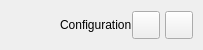
           <widget class="QFrame" name="content_top_bg">
            <property name="minimumSize">
             <size>
              <width>0</width>
              <height>50</height>
             </size>
            </property>
            <property name="maximumSize">
             <size>
              <width>16777215</width>
              <height>50</height>
             </size>
            </property>
            <property name="frameShape">
             <enum>QFrame::NoFrame</enum>
            </property>
            <property name="frameShadow">
             <enum>QFrame::Raised</enum>
            </property>
            <layout class="QHBoxLayout" name="horizontalLayout">
             <property name="spacing">
              <number>0</number>
             </property>
             <property name="leftMargin">
              <number>0</number>
             </property>
             <property name="topMargin">
              <number>0</number>
             </property>
             <property name="rightMargin">
              <number>10</number>
             </property>
             <property name="bottomMargin">
              <number>0</number>
             </property>
             <item>
              <widget class="QFrame" name="left_box">
               <property name="sizePolicy">
                <sizepolicy hsizetype="Expanding" vsizetype="Preferred">
                 <horstretch>0</horstretch>
                 <verstretch>0</verstretch>
                </sizepolicy>
               </property>
               <property name="frameShape">
                <enum>QFrame::NoFrame</enum>
               </property>
               <property name="frameShadow">
                <enum>QFrame::Raised</enum>
               </property>
               <layout class="QHBoxLayout" name="horizontalLayout_3">
                <property name="spacing">
                 <number>0</number>
                </property>
                <property name="leftMargin">
                 <number>0</number>
                </property>
                <property name="topMargin">
                 <number>0</number>
                </property>
                <property name="rightMargin">
                 <number>0</number>
                </property>
                <property name="bottomMargin">
                 <number>0</number>
                </property>
                <item>
                 <widget class="QFrame" name="logo_container">
                  <property name="minimumSize">
                   <size>
                    <width>60</width>
                    <height>0</height>
                   </size>
                  </property>
                  <property name="maximumSize">
                   <size>
                    <width>60</width>
                    <height>16777215</height>
                   </size>
                  </property>
                  <layout class="QHBoxLayout" name="horizontalLayout_8">
                   <property name="leftMargin">
                    <number>0</number>
                   </property>
                   <property name="topMargin">
                    <number>0</number>
                   </property>
                   <property name="rightMargin">
                    <number>0</number>
                   </property>
                   <property name="bottomMargin">
                    <number>0</number>
                   </property>
                   <item>
                    <widget class="QLabel" name="top_logo">
                     <property name="minimumSize">
                      <size>
                       <width>42</width>
                       <height>42</height>
                      </size>
                     </property>
                     <property name="maximumSize">
                      <size>
                       <width>42</width>
                       <height>42</height>
                      </size>
                     </property>
                     <property name="text">
                      <string/>
                     </property>
                     <property name="pixmap">
                      <pixmap>../images/logo-42x42.png</pixmap>
                     </property>
                    </widget>
                   </item>
                  </layout>
                 </widget>
                </item>
                <item>
                 <widget class="QLabel" name="title_right_info">
                  <property name="sizePolicy">
                   <sizepolicy hsizetype="Preferred" vsizetype="Expanding">
                    <horstretch>0</horstretch>
                    <verstretch>0</verstretch>
                   </sizepolicy>
                  </property>
                  <property name="maximumSize">
                   <size>
                    <width>16777215</width>
                    <height>45</height>
                   </size>
                  </property>
                  <property name="text">
                   <string>Configuration</string>
                  </property>
                  <property name="alignment">
                   <set>Qt::AlignLeading|Qt::AlignLeft|Qt::AlignVCenter</set>
                  </property>
                 </widget>
                </item>
               </layout>
              </widget>
             </item>
             <item alignment="Qt::AlignRight">
              <widget class="QFrame" name="right_buttons_container">
               <property name="minimumSize">
                <size>
                 <width>0</width>
                 <height>28</height>
                </size>
               </property>
               <property name="frameShape">
                <enum>QFrame::NoFrame</enum>
               </property>
               <property name="frameShadow">
                <enum>QFrame::Raised</enum>
               </property>
               <layout class="QHBoxLayout" name="horizontalLayout_2">
                <property name="spacing">
                 <number>5</number>
                </property>
                <property name="leftMargin">
                 <number>0</number>
                </property>
                <property name="topMargin">
                 <number>0</number>
                </property>
                <property name="rightMargin">
                 <number>0</number>
                </property>
                <property name="bottomMargin">
                 <number>0</number>
                </property>
                <item>
                 <widget class="QPushButton" name="minimize_button">
                  <property name="minimumSize">
                   <size>
                    <width>28</width>
                    <height>28</height>
                   </size>
                  </property>
                  <property name="maximumSize">
                   <size>
                    <width>28</width>
                    <height>28</height>
                   </size>
                  </property>
                  <property name="cursor">
                   <cursorShape>PointingHandCursor</cursorShape>
                  </property>
                  <property name="toolTip">
                   <string/>
                  </property>
                  <property name="text">
                   <string/>
                  </property>
                  <property name="icon">
                   <iconset>
                    <normaloff>../icons/icon_minimize.png</normaloff>../icons/icon_minimize.png</iconset>
                  </property>
                  <property name="iconSize">
                   <size>
                    <width>20</width>
                    <height>20</height>
                   </size>
                  </property>
                 </widget>
                </item>
                <item>
                 <widget class="QPushButton" name="close_button">
                  <property name="minimumSize">
                   <size>
                    <width>28</width>
                    <height>28</height>
                   </size>
                  </property>
                  <property name="maximumSize">
                   <size>
                    <width>28</width>
                    <height>28</height>
                   </size>
                  </property>
                  <property name="cursor">
                   <cursorShape>PointingHandCursor</cursorShape>
                  </property>
                  <property name="toolTip">
                   <string/>
                  </property>
                  <property name="text">
                   <string/>
                  </property>
                  <property name="icon">
                   <iconset>
                    <normaloff>../icons/icon_close.png</normaloff>../icons/icon_close.png</iconset>
                  </property>
                  <property name="iconSize">
                   <size>
                    <width>20</width>
                    <height>20</height>
                   </size>
                  </property>
                 </widget>
                </item>
               </layout>
              </widget>
             </item>
            </layout>
           </widget>
